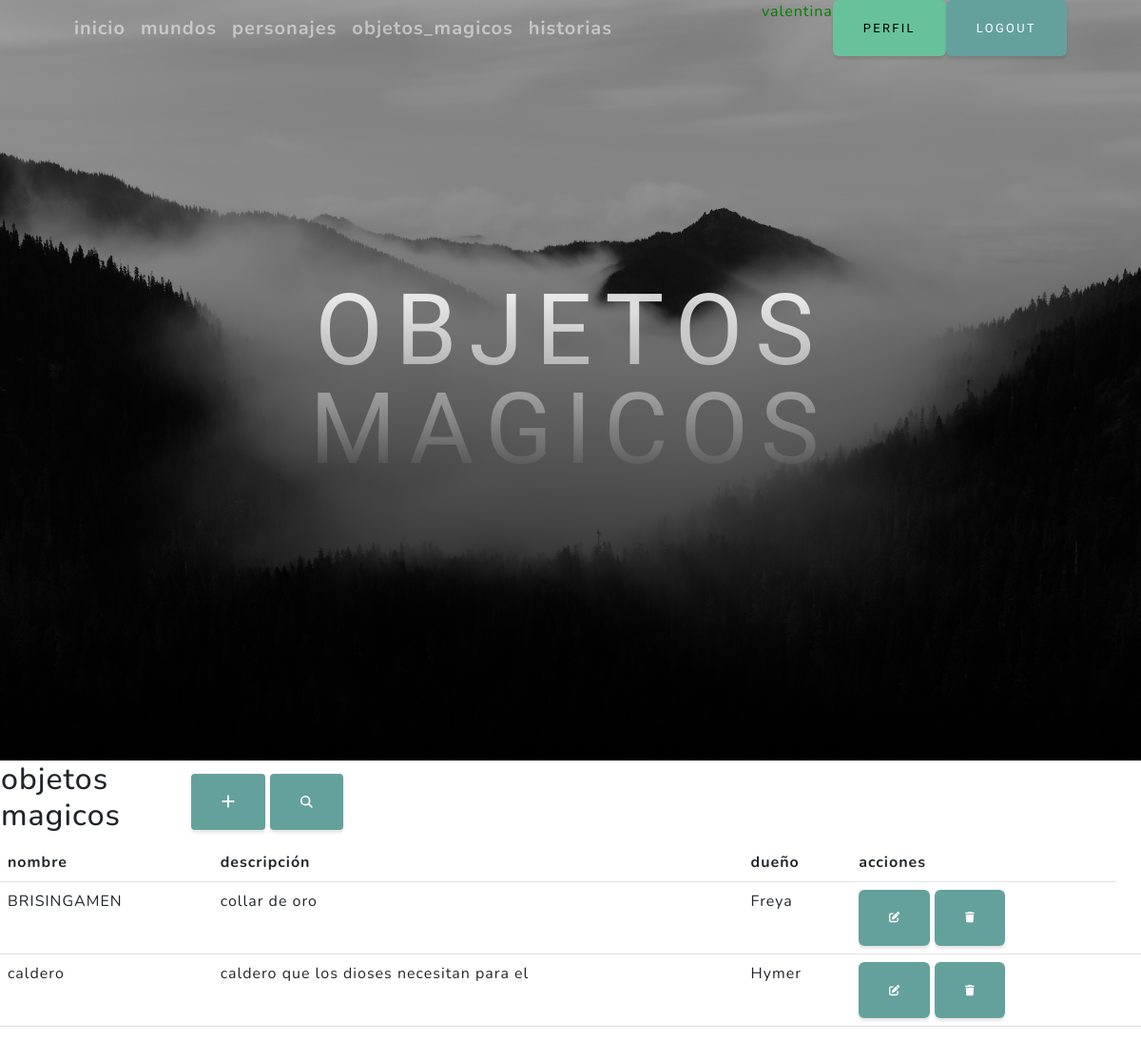
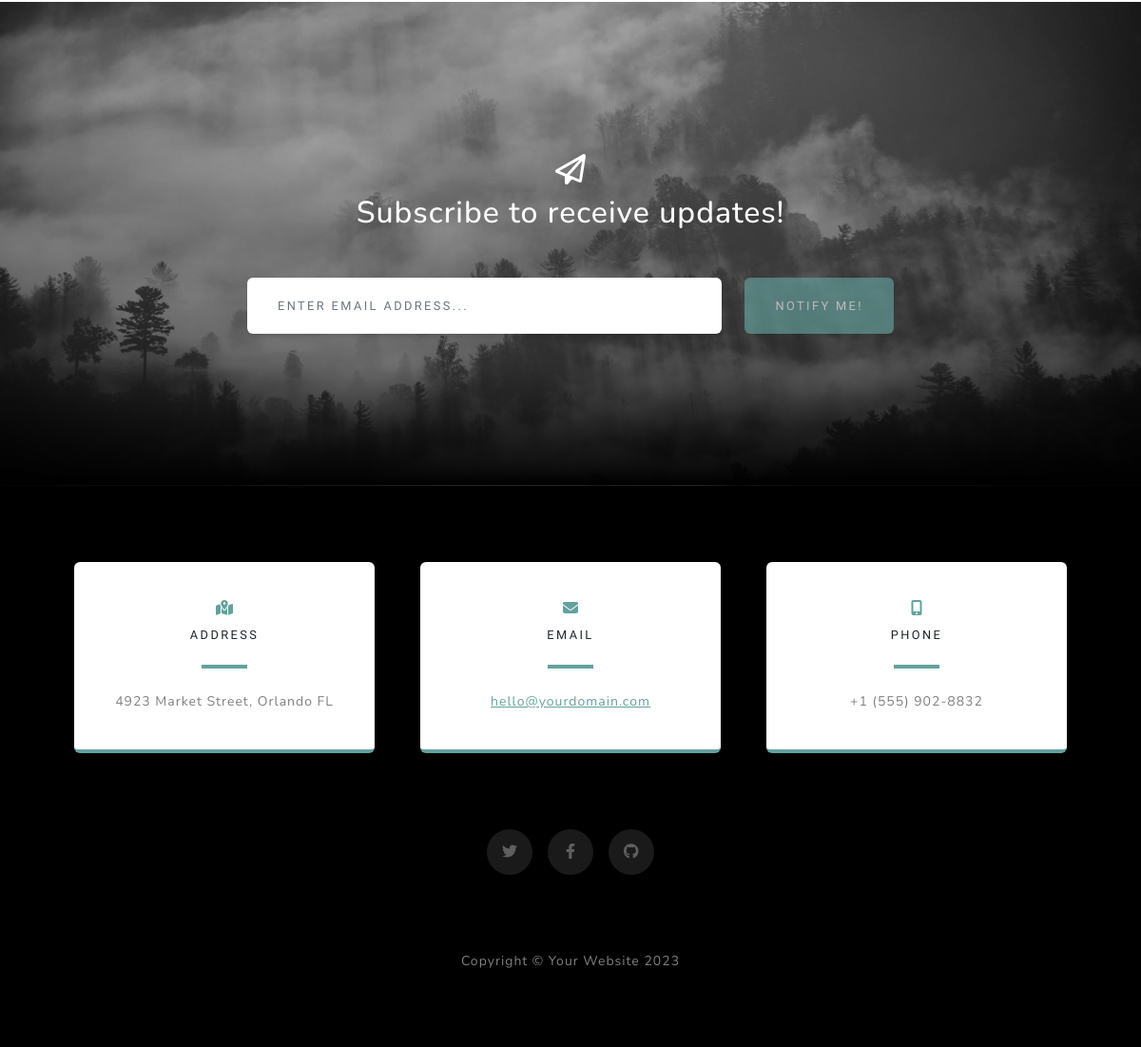
The app's page /objetos_magicos/ (signed in) with its own data (2 pictures, top to bottom).
### app/models.py (models this page shows, shortened)
class objetos_magicos (models.Model):
    nombre = models.CharField(max_length=40)
    descripción = models.CharField(max_length=40)
    dueño = models.CharField(max_length=40)

### app/views.py (the view)
# urls.py: path("objetos_magicos/", objetos_magicoslist.as_view(), name= "objetos_magicos"),
class objetos_magicoslist(LoginRequiredMixin,ListView):
    model = objetos_magicos

### app/templates/app/objetos_magicos_list.html
{% extends "index.html" %}
{% block titulo %}
<h1 class="mx-auto my-0 text-uppercase"> objetos magicos </h1>
{%  endblock titulo %}
{% block contenido %}
<table>
    <tr>
        <td width="200"><h2>objetos magicos</h2></td>
        <td>
        {% if  user.is_staff %}
            <a
            href="{% url 'objetos_magicosCreate' %}"
            class="btn btn-primary btn-sm"
            ><i class="fa fa-plus fa-lg" tittle="crear"> </i>
            </a>
        {% endif %}
            <a
            href="{% url 'buscarObjetos_magicos' %}"
            class="btn btn-primary btn-sm"
            ><i class="fa-solid fa-magnifying-glass" tittle="buscar"> </i>
            </a>
        </td>
    </tr>
</table>
<table class="table">
    <thread>
        <tr>
            <th>nombre</th>
            <th>descripción</th>
            <th>dueño</th>
        {% if  user.is_staff %}
            <th>acciones</th>
        {% endif %}
        </tr>
    </thread>
    <tbody>
    {% for p in objetos_magicos_list %}
        <tr>
            <td>{{ p.nombre }}</td>
            <td>{{ p.descripción }}</td>
            <td>{{ p.dueño }}</td>
        {% if  user.is_staff %}
            <td>
                <a
                  href ="{% url 'objetos_magicosUpdate' p.id%}"
                  class="btn btn-primary"
                  style="--bs-btn-padding-y: .25rem; --bs-btn-padding-x: .5rem; --bs-btn-font-size: .75rem;"
                  ><i class="fa fa-edit fa-sm" tittle="Edit Record"></i>
                </a>
                <a
                  href ="{% url 'objetos_magicosDelete' p.id%}"
                  class="btn btn-primary"
                  style="--bs-btn-padding-y: .25rem; --bs-btn-padding-x: .5rem; --bs-btn-font-size: .75rem;"
                  ><i class="fa fa-trash fa-sm" tittle="delete Record"></i>
                </a>
            <td>
            {% endif %}
        </tr>
    {% endfor %}
    </tbody>
</table>
{%  endblock contenido %}

### app/templates/index.html (shortened to what this page needs)
<!DOCTYPE html>
<html lang="en">
    <head>
        {% load static %}
        <link href="{% static 'css/styles.css' %}" rel="stylesheet" />
    </head>
    <body id="page-top">
        <nav class="navbar navbar-expand-lg navbar-light fixed-top" id="mainNav">
            <div class="container px-4 px-lg-5">
                <a class="navbar-brand" href="{% url 'inicio' %}"> inicio</a>
            {% if  user.is_authenticated %}
                <a class="navbar-brand" href="{% url 'mundos' %}"> mundos </a>
                <a class="navbar-brand" href="{% url 'personajes' %}"> personajes </a>
                <a class="navbar-brand" href="{% url 'objetos_magicos' %}"> objetos_magicos</a>
                <a class="navbar-brand" href="{% url 'historias' %}"> historias </a>
            {% endif %}
                <div class="collapse navbar-collapse" id="navbarResponsive">
                    <ul class="navbar-nav ms-auto">
                        {% if  user.is_authenticated %}
                        <p style="color:green">{{user.username}}</p>
                        <a class="btn btn-success" href="{% url 'perfil' %}">Perfil</a>
                        <a class="btn btn-primary" href="{% url 'Logout' %}">Logout</a>
                    {% else %}
                        <a class="btn btn-success" href="{% url 'registrar' %}">Registrarse</a>
                    {% endif %}
                    </ul>
                </div>
            </div>
        </nav>
        <header class="masthead">
            <div class="container px-4 px-lg-5 d-flex h-100 align-items-center justify-content-center">
                <div class="d-flex justify-content-center">
                    <div class="text-center">
                    {% block titulo %}{%  endblock titulo %}
                    </div>
                </div>
            </div>
        </header>
        {% block contenido %}
        {%  endblock contenido %}
        <section class="signup-section" id="signup">
            <div class="container px-4 px-lg-5">
                <div class="row gx-4 gx-lg-5">
                    <div class="col-md-10 col-lg-8 mx-auto text-center">
                        <i class="far fa-paper-plane fa-2x mb-2 text-white"></i>
                        <h2 class="text-white mb-5">Subscribe to receive updates!</h2>
                        <form class="form-signup" id="contactForm" data-sb-form-api-token="API_TOKEN">
                            <div class="row input-group-newsletter">
                                <div class="col"><input class="form-control" id="emailAddress" type="email" placeholder="Enter email address..." aria-label="Enter email address..." data-sb-validations="required,email" /></div>
                                <div class="col-auto"><button class="btn btn-primary disabled" id="submitButton" type="submit">Notify Me!</button></div>
                            </div>
                        </form>
                    </div>
                </div>
            </div>
        </section>
        <section class="contact-section bg-black">
            <div class="container px-4 px-lg-5">
                <div class="row gx-4 gx-lg-5">
                    <div class="col-md-4 mb-3 mb-md-0">
                        <div class="card py-4 h-100">
                            <div class="card-body text-center">
                                <i class="fas fa-map-marked-alt text-primary mb-2"></i>
                                <h4 class="text-uppercase m-0">Address</h4>
                                <hr class="my-4 mx-auto" />
                                <div class="small text-black-50">4923 Market Street, Orlando FL</div>
                            </div>
                        </div>
                    </div>
                    <div class="col-md-4 mb-3 mb-md-0">
                        <div class="card py-4 h-100">
                            <div class="card-body text-center">
                                <i class="fas fa-envelope text-primary mb-2"></i>
                                <h4 class="text-uppercase m-0">Email</h4>
                                <hr class="my-4 mx-auto" />
                                <div class="small text-black-50"><a href="#!">hello@yourdomain.com</a></div>
                            </div>
                        </div>
                    </div>
                    <div class="col-md-4 mb-3 mb-md-0">
                        <div class="card py-4 h-100">
                            <div class="card-body text-center">
                                <i class="fas fa-mobile-alt text-primary mb-2"></i>
                                <h4 class="text-uppercase m-0">Phone</h4>
                                <hr class="my-4 mx-auto" />
                                <div class="small text-black-50">+1 (555) 902-8832</div>
                            </div>
                        </div>
                    </div>
                </div>
                <div class="social d-flex justify-content-center">
                    <a class="mx-2" href="#!"><i class="fab fa-twitter"></i></a>
                    <a class="mx-2" href="#!"><i class="fab fa-facebook-f"></i></a>
                    <a class="mx-2" href="#!"><i class="fab fa-github"></i></a>
                </div>
            </div>
        </section>
        <footer class="footer bg-black small text-center text-white-50"><div class="container px-4 px-lg-5">Copyright &copy; Your Website 2023</div></footer>
    </body>
</html>

### records on screen
objetos_magicos: nombre "BRISINGAMEN", descripción "collar de oro", dueño "Freya"
objetos_magicos: nombre "caldero", descripción "caldero que los dioses necesitan para el", dueño "Hymer"

### other values on screen
{{ user.username }} "valentina"
